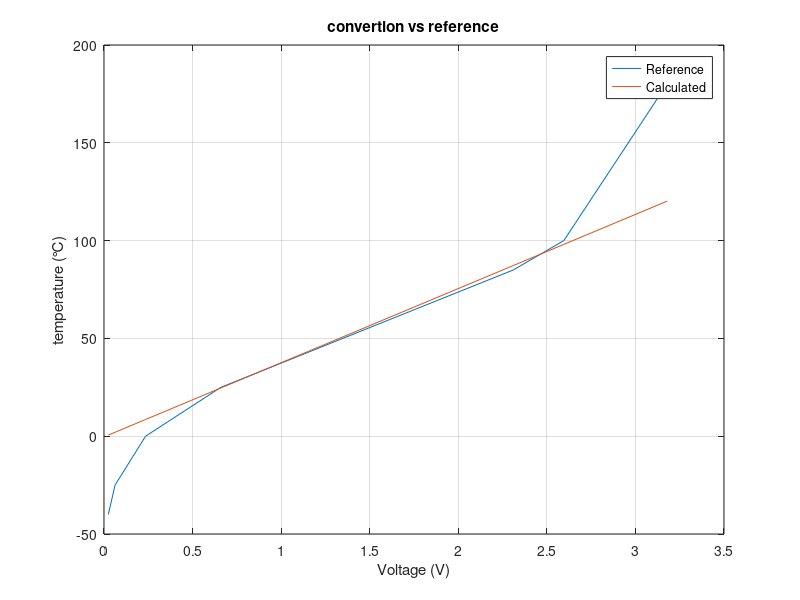

Here is the MATLAB script that generated this plot:
sen_ref_values=[-40 -25 0 25 85 100 180];
sen_ref_resists=[333562 129925 32639 10000 1070 678.1 96.07];
sen_ref_res_tols=[7.8 7.04 5.94 5 6.77 7.14 8.72];
temp_tols=[1.18 1.18 1.16 1.14 2.15 2.44 4.29];
sen_unit='℃';
div_res=2500;
div_res_tol=0.05;
div_res_tol=1;
adc_bit=12;
max_v=3.3;
poly_n=1;
tune_idx=[1:length(sen_ref_values)];
tune_idx=[4:length(sen_ref_values)-1];

poly_exp=poly_n:-1:0;
resol_mv=max_v/2^adc_bit;

v_temps=(max_v*div_res)./(div_res+sen_ref_resists);
v_temps_max=(max_v*(div_res+div_res*(div_res_tol/100)))./(div_res+div_res*(div_res_tol/100)+sen_ref_resists-sen_ref_resists.*(sen_ref_res_tols/100));
v_temps_min=(max_v*(div_res-div_res*(div_res_tol/100)))./(div_res-div_res*(div_res_tol/100)+sen_ref_resists+sen_ref_resists.*(sen_ref_res_tols/100));

p=polyfit(v_temps(tune_idx),sen_ref_values(tune_idx),poly_n);
calc_temps=sum(v_temps.^repmat(poly_exp',1,length(v_temps)).*repmat(p',1,length(v_temps)));
calc_error=abs(abs(sen_ref_values)-abs(calc_temps));

calc_temps_min=sum(v_temps_min.^repmat(poly_exp',1,length(v_temps)).*repmat(p',1,length(v_temps)));
calc_temps_max=sum(v_temps_max.^repmat(poly_exp',1,length(v_temps)).*repmat(p',1,length(v_temps)));
res_min_error=abs(abs(calc_temps)-abs(calc_temps_max));
res_max_error=abs(abs(calc_temps)-abs(calc_temps_min));
total_min_error=abs(calc_temps_min)+res_min_error;
total_max_error=abs(calc_temps)+res_max_error;
min_res_error=min([res_min_error(tune_idx),res_max_error(tune_idx)]);
max_res_error=max([res_min_error(tune_idx),res_max_error(tune_idx)]);

disp(['reference resistance: ',num2str(div_res),' Ω'])
disp(['maximum calculation error: ',num2str(max(calc_error(tune_idx))),' ',sen_unit])
disp(['minimum calculation error: ',num2str(min(calc_error(tune_idx))),' ',sen_unit])
disp(['maximum sensor error: ',num2str(max_res_error),' ',sen_unit])
disp(['minimum sensor error: ',num2str(min_res_error),' ',sen_unit])
disp(['maximum error: ',num2str(max(calc_error(tune_idx))+max_res_error),' ',sen_unit])
disp(['minimum error: ',num2str(min(calc_error(tune_idx))+min_res_error),' ',sen_unit])
disp(['maximum voltage output: ',num2str(max(v_temps(tune_idx))),' V'])
disp(['min voltage output: ',num2str(min(v_temps(tune_idx))),' V'])
disp(['output voltage range: ',num2str(max(v_temps(tune_idx))-min(v_temps(tune_idx))),' V'])
disp(['sensor max current: ',num2str(max(v_temps(tune_idx)./(sen_ref_resists(tune_idx)-sen_ref_resists(tune_idx).*(sen_ref_res_tols(tune_idx)/100)+div_res-div_res*(div_res_tol/100)))*1000),' mA'])
disp(['sensor max dissipated power: ',num2str(max((v_temps(tune_idx).^2)./(sen_ref_resists(tune_idx)-sen_ref_resists(tune_idx).*(sen_ref_res_tols(tune_idx)/100)+div_res-div_res*(div_res_tol/100)))*1000),' mW'])
poly_str='f(x) = ';
for i=length(poly_exp):-1:1
    poly_str=[poly_str,num2str(p(i)),'*x^',num2str(poly_exp(i))];
    if i>1
        poly_str=[poly_str, ' + '];
    end
end
disp(['resulting poly: ',poly_str]);
figure()
plot(v_temps,[sen_ref_values' calc_temps']); grid on;
title('convertion vs reference')
xlabel('Voltage (V)')
ylabel('temperature (℃)')
legend('Reference','Calculated')
